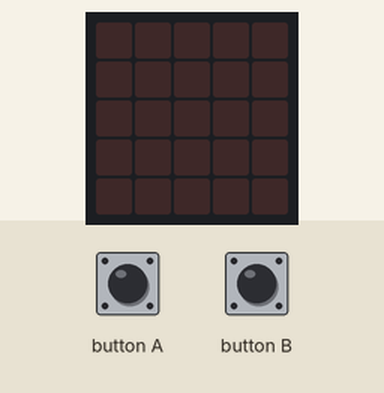
Recording of a program running on a simulated BBC micro:bit (MakeCode). Parts: the board's 5×5 LED display. Inputs (shaded band) come from the test bench.

Above: at 1.2 s.
1.3 s: button A pressed for 0.15 s
At 1.5 s:
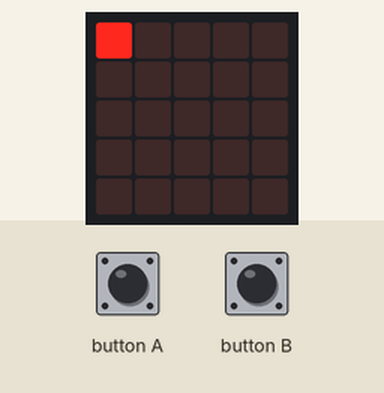
At 1.9 s:
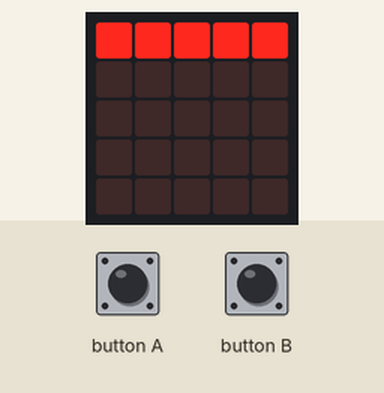
Timing chart, 0 to 4.3 s (numbered marks = the images above; inputs shaded):
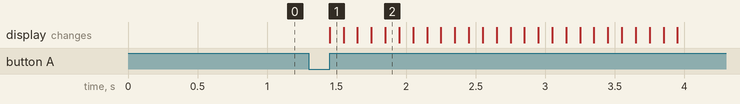

Measured:
- after the input at 1.3 s, the display: changes after 0.15 s (image 1)

The program:

main.ts
```typescript
input.onButtonPressed(Button.A, function () {
    for (let y = 0; y <= 4; y++) {
        for (let x = 0; x <= 4; x++) {
            led.plot(x, y)
            basic.pause(100)
        }
    }
    basic.clearScreen()
})
input.onButtonPressed(Button.B, function () {
    for (let y = 0; y <= 4; y++) {
        for (let x = 0; x <= 4; x++) {

        }
    }
})
```

test.ts
```typescript
// 在這裡測試；當此封包作為擴充功能時，將不會編譯此內容。
```
